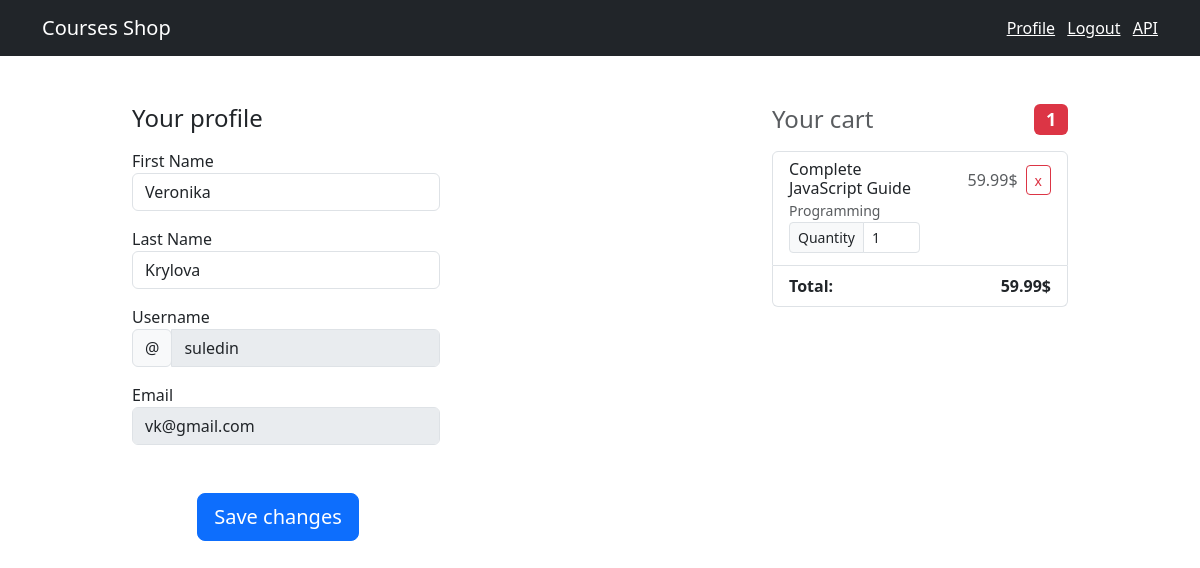
/users/profile/ (signed in), run on the app's committed database.
### shop/models.py (models this page shows, shortened)
class Cart(models.Model):
    user = models.ForeignKey(to=User, on_delete=models.CASCADE)
    course = models.ForeignKey(to=Course, on_delete=models.CASCADE)
    quantity = models.PositiveIntegerField(default=0)
    created_at = models.DateTimeField(auto_now_add=True)
    objects = CartQuerySet.as_manager()
    def sum(self):
        return round(self.course.price * self.quantity, 2)

class Course(models.Model):
    title = models.CharField(max_length=300)
    price = models.FloatField()
    students_qty = models.IntegerField()
    reviews = models.IntegerField()
    category = models.ForeignKey(Category, on_delete=models.CASCADE)
    created_at = models.DateTimeField(default=timezone.now)

class Category(models.Model):
    title = models.CharField(max_length=255)
    created_at = models.DateTimeField(default=timezone.now)
    class Meta:
        verbose_name_plural = 'Categories'
    def __str__(self):
        return self.title

### users/models.py (models this page shows)
class User(AbstractUser):
    age = models.PositiveIntegerField(null=True, blank=True)
    image = models.ImageField(upload_to='users_images', null=True, blank=True)

### users/views.py (the view)
# urls.py: path('profile/', views.profile, name='profile'),
@login_required
def profile(request):
    if request.method == 'POST':
        form = UserProfileForm(instance=request.user, data=request.POST)
        if form.is_valid():
            form.save()
            return HttpResponseRedirect(reverse('users:profile'))
        else:
            print(form.errors)
    else:
        form = UserProfileForm(instance=request.user)
    context = {'title': 'Profile',
               'form': form,
               'cart': Cart.objects.filter(user=request.user),
               }
    return render(request, 'users/profile.html', context)

### users/forms.py
class UserProfileForm(UserChangeForm):
    first_name = forms.CharField(widget=forms.TextInput(attrs={
        'class': 'form-control', }))
    last_name = forms.CharField(widget=forms.TextInput(attrs={
        'class': 'form-control', }))
    username = forms.CharField(widget=forms.TextInput(attrs={
        'class': 'form-control', 'disabled': True, }))
    email = forms.EmailField(widget=forms.EmailInput(attrs={
        'class': 'form-control', 'disabled': True, }))
    class Meta:
        model = User
        fields = ('first_name', 'last_name', 'username', 'email',)

### shop/models.py (called while the page is built)
    def total_sum(self):
        return round(sum(item.sum() for item in self), 2)

    def total_quantity(self):
        return sum(item.quantity for item in self)

### templates/users/profile.html (shortened to what this page needs)
{% extends 'base.html' %}
{% block content %}
<div class="container mt-5" style="max-width: 960px;">
    <div class="row">
        {% include 'shop/cart.html' %}
        <div class="col-md-8 order-md-1 w-10 ">
            <h4 class="mb-3">Your profile</h4>
            <form action="{% url 'users:profile' %}" method="post">
                <div class="form-row">
                    <div class="col-md-6 mb-3">
                        <div class="form-group">
                            <label for="{{ form.firstName.id_for_label }}">First Name</label>
                            {{ form.first_name }}
                        </div>
                    </div>
                    <div class="col-md-6 mb-3">
                        <div class="form-group">
                            <label for="{{ form.lastName.id_for_label }}">Last Name</label>
                            {{ form.last_name }}
                        </div>
                    </div>
                </div>
                <div class="col-md-6 mb-3">
                    <div class="form-group">
                        <label for="{{ form.username.id_for_label }}">Username</label>
                        <div class="input-group">
                            <div class="input-group-prepend">
                                <span class="input-group-text">@</span>
                            </div>
                            {{form.username}}
                        </div>
                    </div>
                </div>
                <div class="col-md-6 mb-3">
                    <div class="form-group">
                        <label for="{{ form.email.id_for_label }}">Email</label>
                        {{form.email}}
                    </div>
                    <div class="d-flex justify-content-center mx-4 mb-3 mb-lg-4 mt-5">
                        <input class="btn btn-primary btn-lg me-3" type="submit" value="Save changes">
                    </div>
                </div>
            </form>
        </div>
    </div>
</div>
{% endblock %}

### templates/shop/cart.html
{% if cart %}
<div class="col-md-4 order-md-2 mb-4">
    <h4 class="d-flex justify-content-between align-items-center mb-3">
        <span class="text-muted">Your cart</span>
        <span class="badge badge-secondary badge-pill bg-danger">{{ cart.total_quantity }}</span>
    </h4>
    {% for item in cart %}
    <ul class="list-group mb-3">
        <li class="list-group-item d-flex justify-content-between lh-condensed">
            <div class="col-lg-6 ">
                <h6 class="my-0 ">{{ item.course.title }}</h6>
                <small class="text-muted">{{ item.course.category }}</small>
                <div class="input-group input-group-sm mb-1">
                    <span class="input-group-text" id="inputGroup-sizing-sm" >Quantity</span>
                    <input type="text" class="form-control" aria-label="Sizing example input"
                           aria-describedby="inputGroup-sizing-sm" value="{{item.quantity}}" readonly>
                </div>
            </div>
            <div class="d-flex justify-content-between">
                <span class="text-muted  align-self-baseline p-2">{{ item.sum }}$</span>
                <a href="{% url 'shop:cart_remove' item.id %}" class="btn btn-outline-danger btn-sm align-self-baseline"
                   style="height: 30px;">x</a>
            </div>
        </li>
        {% endfor %}
        <li class="list-group-item d-flex justify-content-between">
            <span><strong>Total:</strong></span>
            <strong>{{ cart.total_sum }}$</strong>
        </li>
    </ul>
</div>
{% else %}
<div class="col-md-3 order-md-2 mb-4">
    <h4 class="d-flex justify-content-between align-items-center mb-3">
        <span class="text-muted">Your cart is empty</span>
    </h4>
</div>
{% endif %}

### data on the page
Cart: total_quantity "1", course "Complete JavaScript Guide", course.category "Programming", quantity "1", sum "59.99", total_sum "59.99"
User: first_name "Veronika", last_name "Krylova", username "suledin", email "vk@gmail.com"
